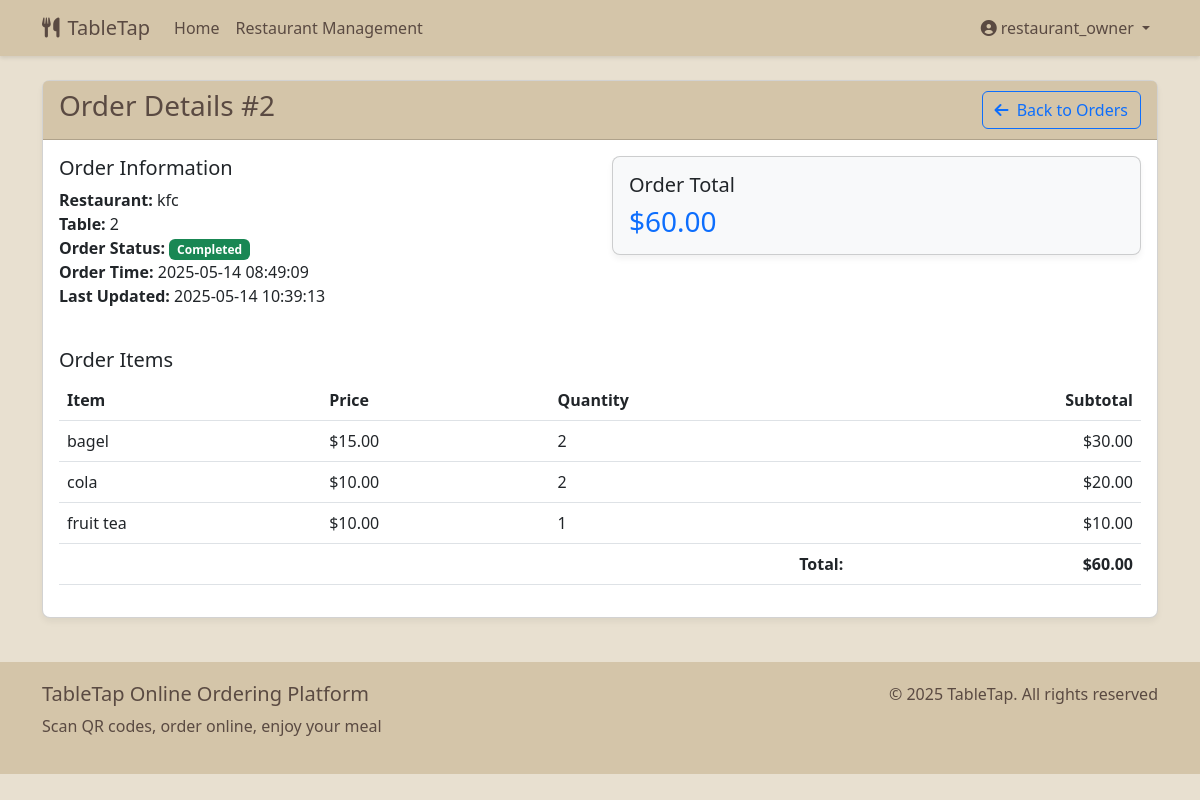
/order/order/2/ (signed in), run on the app's committed database.
### user/models.py (models this page shows, shortened)
class User(AbstractUser):
    USER_TYPE_CHOICES = (
        ('customer', 'Customer'),
        ('restaurant', 'Restaurant Owner'),
        ('admin', 'Administrator'),
    )
    user_type = models.CharField('User Type', max_length=10, choices=USER_TYPE_CHOICES, default='customer')
    phone = models.CharField('Phone Number', max_length=15, blank=True)
    class Meta:
        verbose_name = 'User'
        verbose_name_plural = 'Users'
    @property
    def is_restaurant_owner(self):
        return self.user_type == 'restaurant'

### order/models.py (models this page shows, shortened)
class Order(models.Model):
    STATUS_CHOICES = (
        ('pending', 'Pending'),
        ('preparing', 'Preparing'),
        ('served', 'Served'),
        ('completed', 'Completed'),
        ('cancelled', 'Cancelled'),
    )
    customer = models.ForeignKey(settings.AUTH_USER_MODEL, on_delete=models.SET_NULL, null=True, blank=True, related_name='orders')
    restaurant = models.ForeignKey(Restaurant, on_delete=models.CASCADE, related_name='orders')
    table = models.ForeignKey(Table, on_delete=models.SET_NULL, null=True, related_name='orders')
    status = models.CharField('Order Status', max_length=20, choices=STATUS_CHOICES, default='pending')
    special_instructions = models.TextField('Special Instructions', blank=True)
    total_price = models.DecimalField('Total Price', max_digits=10, decimal_places=2, default=0)
    created_at = models.DateTimeField('Created At', auto_now_add=True)
    updated_at = models.DateTimeField('Updated At', auto_now=True)
    class Meta:
        verbose_name = 'Order'
        verbose_name_plural = 'Orders'
        ordering = ['-created_at']

class OrderItem(models.Model):
    order = models.ForeignKey(Order, on_delete=models.CASCADE, related_name='items')
    menu_item = models.ForeignKey(MenuItem, on_delete=models.CASCADE, related_name='order_items')
    quantity = models.PositiveIntegerField('Quantity', default=1)
    unit_price = models.DecimalField('Unit Price', max_digits=10, decimal_places=2)
    class Meta:
        verbose_name = 'Order Item'
        verbose_name_plural = 'Order Items'
    @property
    def subtotal(self):
        return self.quantity * self.unit_price

### restaurant/models.py (models this page shows, shortened)
class Restaurant(models.Model):
    owner = models.ForeignKey(settings.AUTH_USER_MODEL, on_delete=models.CASCADE, related_name='restaurants')
    name = models.CharField('Restaurant Name', max_length=100)
    description = models.TextField('Description', blank=True)
    address = models.CharField('Address', max_length=200)
    phone = models.CharField('Contact Phone', max_length=15)
    logo = models.ImageField('Restaurant Logo', upload_to='restaurant_logos/', blank=True, null=True)
    is_active = models.BooleanField('Active Status', default=True)
    created_at = models.DateTimeField('Created At', auto_now_add=True)
    updated_at = models.DateTimeField('Updated At', auto_now=True)
    class Meta:
        verbose_name = 'Restaurant'
        verbose_name_plural = 'Restaurants'

class Table(models.Model):
    restaurant = models.ForeignKey(Restaurant, on_delete=models.CASCADE, related_name='tables')
    name = models.CharField('Table Name/Number', max_length=50)
    seats = models.PositiveSmallIntegerField('Number of Seats', default=4)
    qr_code = models.ImageField('QR Code', upload_to='table_qrcodes/', blank=True, null=True)
    uuid = models.UUIDField(default=uuid.uuid4, editable=False, unique=True)
    is_active = models.BooleanField('Active Status', default=True)
    created_at = models.DateTimeField('Created At', auto_now_add=True)
    class Meta:
        verbose_name = 'Table'
        verbose_name_plural = 'Tables'

### menu/models.py (models this page shows, shortened)
class MenuItem(models.Model):
    category = models.ForeignKey(Category, on_delete=models.CASCADE, related_name='items')
    name = models.CharField('Item Name', max_length=100)
    description = models.TextField('Item Description', blank=True)
    price = models.DecimalField('Price', max_digits=10, decimal_places=2)
    image = models.ImageField('Item Image', upload_to='menu_items/', blank=True, null=True)
    is_available = models.BooleanField('Available', default=True)
    is_featured = models.BooleanField('Featured', default=False)
    order = models.PositiveSmallIntegerField('Order', default=0)
    created_at = models.DateTimeField('Created Time', auto_now_add=True)
    updated_at = models.DateTimeField('Updated Time', auto_now=True)
    class Meta:
        verbose_name = 'Menu Item'
        verbose_name_plural = 'Menu Items'
        ordering = ['order', 'id']

### order/views.py (the view)
# urls.py: path('order/<int:order_id>/', views.order_detail, name='order_detail'),
@login_required
def order_detail(request, order_id):
    order = get_object_or_404(Order, id=order_id)
    if request.user != order.customer and not request.user.is_superuser and not (request.user.is_restaurant_owner and request.user == order.restaurant.owner):
        return HttpResponseForbidden("You do not have permission to access this page")
    order_items = order.items.all()
    return render(request, 'order/order_detail.html', {
        'order': order,
        'order_items': order_items
    })

### templates/order/order_detail.html (shortened to what this page needs)
{% extends 'base.html' %}
{% block content %}
<div class="row mb-4">
    <div class="col-md-12">
        <div class="card">
            <div class="card-header">
                <div class="d-flex justify-content-between align-items-center">
                    <h3>Order Details #{{ order.id }}</h3>
                    <a href="{% url 'order:customer_orders' %}" class="btn btn-outline-primary">
                        <i class="fas fa-arrow-left me-1"></i> Back to Orders
                    </a>
                </div>
            </div>
            <div class="card-body">
                <div class="row mb-4">
                    <div class="col-md-6">
                        <h5>Order Information</h5>
                        <p>
                            <strong>Restaurant:</strong> {{ order.restaurant.name }}<br>
                            <strong>Table:</strong> {{ order.table.name }}<br>
                            <strong>Order Status:</strong>
                            <span class="badge bg-{% if order.status == 'pending' %}warning{% elif order.status == 'preparing' %}info{% elif order.status == 'served' %}primary{% elif order.status == 'completed' %}success{% else %}danger{% endif %}">
                                {{ order.get_status_display }}
                            </span><br>
                            <strong>Order Time:</strong> {{ order.created_at|date:"Y-m-d H:i:s" }}<br>
                            <strong>Last Updated:</strong> {{ order.updated_at|date:"Y-m-d H:i:s" }}
                        </p>
                    </div>
                    <div class="col-md-6">
                        <div class="card bg-light">
                            <div class="card-body">
                                <h5 class="card-title">Order Total</h5>
                                <h3 class="text-primary mb-0">${{ order.total_price }}</h3>
                            </div>
                        </div>
                    </div>
                </div>
                <h5 class="mt-4">Order Items</h5>
                <div class="table-responsive">
                    <table class="table">
                        <thead>
                            <tr>
                                <th>Item</th>
                                <th>Price</th>
                                <th>Quantity</th>
                                <th class="text-end">Subtotal</th>
                            </tr>
                        </thead>
                        <tbody>
                            {% for item in order_items %}
                                <tr>
                                    <td>{{ item.menu_item.name }}</td>
                                    <td>${{ item.unit_price }}</td>
                                    <td>{{ item.quantity }}</td>
                                    <td class="text-end">${{ item.subtotal }}</td>
                                </tr>
                            {% endfor %}
                        </tbody>
                        <tfoot>
                            <tr>
                                <td colspan="3" class="text-end"><strong>Total:</strong></td>
                                <td class="text-end"><strong>${{ order.total_price }}</strong></td>
                            </tr>
                        </tfoot>
                    </table>
                </div>
            </div>
        </div>
    </div>
</div>
{% endblock %}

### templates/base.html (shortened to what this page needs)
<!DOCTYPE html>
<html lang="en">
<head>
    <link href="https://cdn.jsdelivr.net/npm/bootstrap@5.3.0/dist/css/bootstrap.min.css" rel="stylesheet">
    <link rel="stylesheet" href="https://cdnjs.cloudflare.com/ajax/libs/font-awesome/6.0.0/css/all.min.css">
</head>
<body class="paper-texture">
    <nav class="navbar navbar-expand-lg navbar-light mb-4">
        <div class="container">
            <a class="navbar-brand" href="{% url 'restaurant:home' %}">
                <i class="fas fa-utensils me-2"></i>TableTap
            </a>
            <div class="collapse navbar-collapse" id="navbarNav">
                <ul class="navbar-nav me-auto">
                    <li class="nav-item">
                        <a class="nav-link" href="{% url 'restaurant:home' %}">Home</a>
                    </li>
                    {% if user.is_authenticated %}
                        {% if user.is_restaurant_owner %}
                        <li class="nav-item">
                            <a class="nav-link" href="{% url 'restaurant:dashboard' %}">Restaurant Management</a>
                        </li>
                        {% endif %}
                    {% endif %}
                </ul>
                <ul class="navbar-nav">
                    {% if user.is_authenticated %}
                        <li class="nav-item dropdown">
                            <a class="nav-link dropdown-toggle" href="#" id="navbarDropdown" role="button" data-bs-toggle="dropdown">
                                <i class="fas fa-user-circle me-1"></i>{{ user.username }}
                            </a>
                        </li>
                    {% endif %}
                </ul>
            </div>
        </div>
    </nav>
    <div class="container my-4">
        {% block content %}{% endblock %}
    </div>
    <footer class="footer mt-auto">
        <div class="container">
            <div class="row">
                <div class="col-md-6">
                    <h5>TableTap Online Ordering Platform</h5>
                    <p>Scan QR codes, order online, enjoy your meal</p>
                </div>
                <div class="col-md-6 text-md-end">
                    <p>&copy; {% now "Y" %} TableTap. All rights reserved</p>
                </div>
            </div>
        </div>
    </footer>
</body>
</html>

### templates/base.html (style rules this page uses)
:root { --kraft-color: #d4c5a9; --kraft-dark: #b5a88e; --kraft-light: #e8e0d0; --kraft-text: #5a4a42; }
body { background-color: var(--kraft-light); color: var(--kraft-text); font-family: 'Segoe UI', Tahoma, Geneva, Verdana, sans-serif; }
.navbar { background-color: var(--kraft-color); box-shadow: 0 2px 4px rgba(0,0,0,0.1); }
.navbar-brand, .nav-link { color: var(--kraft-text); }
.card { background-color: white; border-radius: 8px; box-shadow: 0 4px 6px rgba(0,0,0,0.05); margin-bottom: 20px; }
.card-header { background-color: var(--kraft-color); color: var(--kraft-text); font-weight: bold; }
.footer { background-color: var(--kraft-color); color: var(--kraft-text); padding: 20px 0; margin-top: 30px; }
.paper-texture { position: relative; }
.paper-texture::before { content: ""; position: absolute; top: 0; left: 0; width: 100%; height: 100%; opacity: 0.1; pointer-events: none; }

### data on the page
User: username "restaurant_owner"
Order: id "2", restaurant.name "kfc", table.name "2", status "Completed", created_at "2025-05-14 08:49:09", updated_at "2025-05-14 10:39:13", total_price "60.00"
OrderItem: menu_item.name "bagel", unit_price "15.00", quantity "2", subtotal "30.00"
OrderItem: menu_item.name "cola", unit_price "10.00", quantity "2", subtotal "20.00"
OrderItem: menu_item.name "fruit tea", unit_price "10.00", quantity "1", subtotal "10.00"
